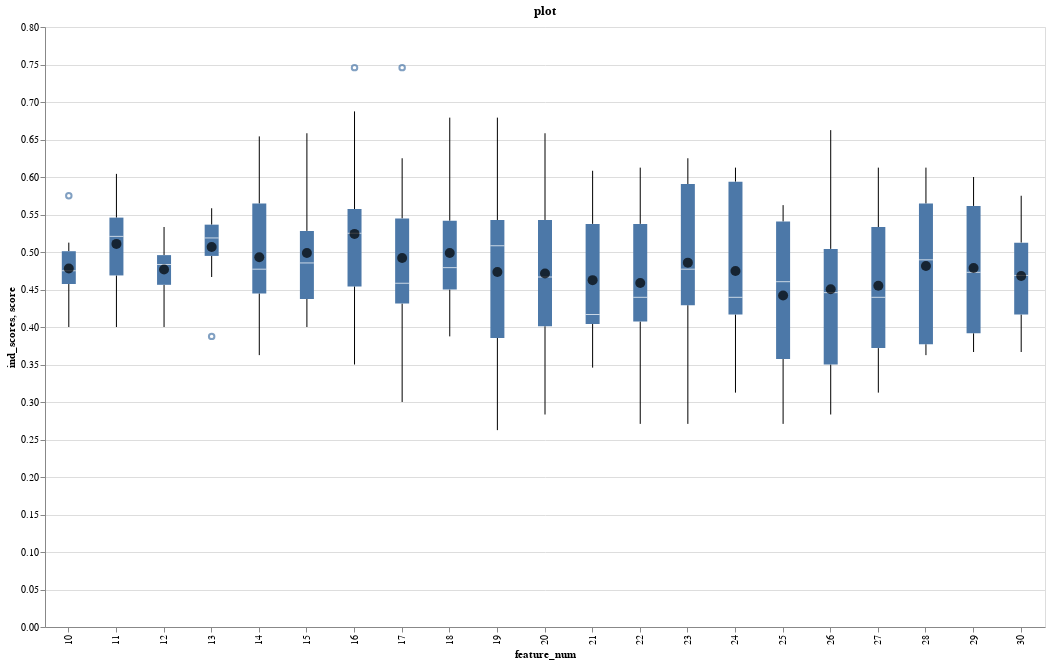

Source (notebook cell):
### Code cell
bp_preprocessing.altair_feature_selection_chart(xgboost_stats,uniqueness=3)
